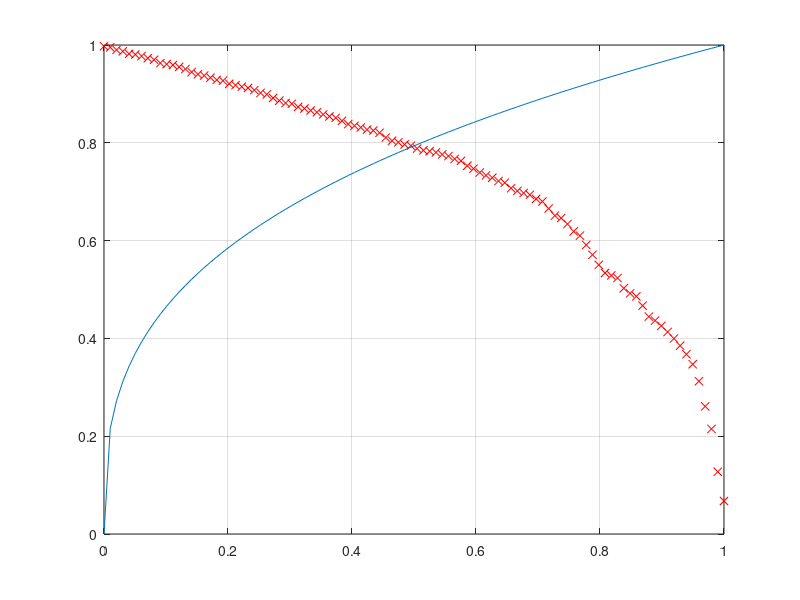

MATLAB code to generate this figure:


%numero de muestras
n = 100000;
alpha = 3;
sigma = 100/3;
eta = 0.9;
e = rand(1,n).^(1/(alpha+1)); %muestras reales
neuronas = 100;
w = (rand(1,neuronas));
count = 0;
for i =1:n
    [minimo,ganadorW]=min(abs(w - e(i)));
    if i<=100000 %modificar todos los pesos
    vecindadF = exp(-((linspace(1,neuronas,neuronas)-ganadorW).^2)/(2*sigma^2));
    deltaW = eta * vecindadF' .* (e(i)-w)';
    w = w+ deltaW';
    end
%     if i>50000 && i<99000 
%         rango = 5;
%         limite1= max(1, ganadorW - rango);
%         limite2 = min(neuronas,ganadorW + rango);
%         numeroPos = limite2-limite1 + 1;
%         posiciones = linspace(limite1,limite2,numeroPos);
%         vecindadF = exp(-((posiciones-ganadorW).^2)/(2*sigma^2));        
%         deltaW = eta * vecindadF'.*(e(i)-w(posiciones))';
%         w(posiciones) = w(posiciones) + deltaW';
%     end
%     if i>=99000%update solamente la ganadora funcion vecindad es 1
%         vecindadF = exp(-((ganadorW-ganadorW).^2)/(2*sigma^2)); 
%         deltaW = eta * vecindadF.*(e(i)-w(ganadorW));
%         w(ganadorW) = w(ganadorW) + deltaW;
%     end
    count = count + 1;
    if rem(count,80)==0
       sigma = sigma*0.99;
    end
end

beta = 1/(1+((2/3)*alpha));
plot(linspace(0,1,neuronas), w, 'xr',...
    linspace(0,1,neuronas), linspace(0,1,neuronas).^beta);
grid on;
